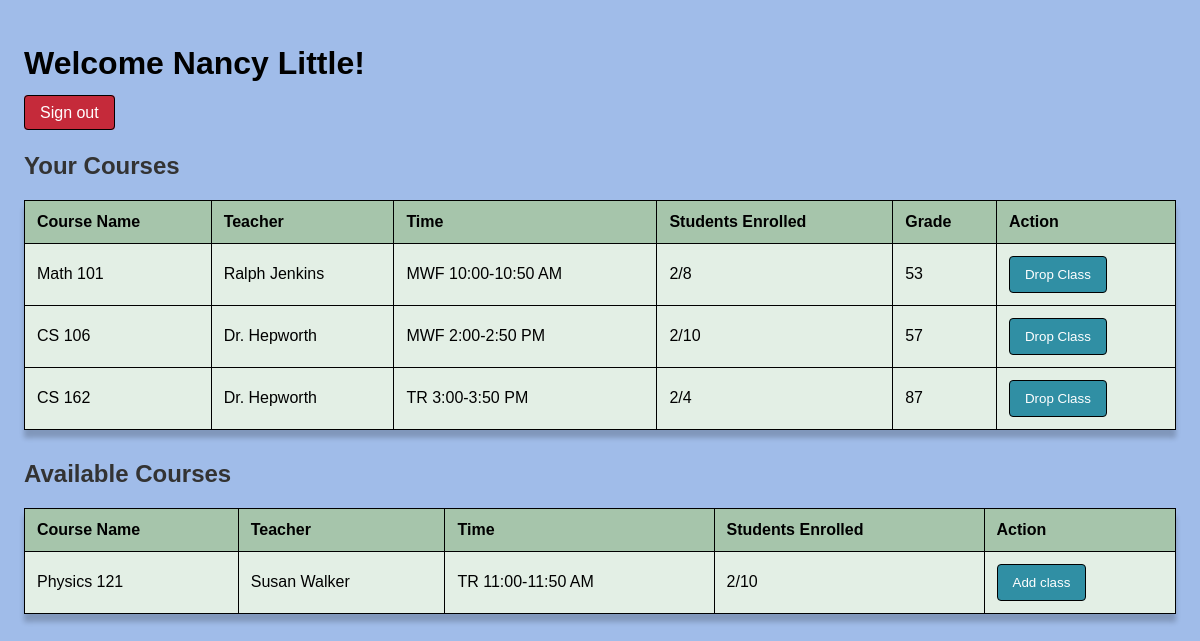
/dashboard (signed in), run on the app's committed database.
### app.py (models this page shows, shortened)
class User(UserMixin, db.Model):
    id = db.Column(db.Integer, primary_key=True)
    username = db.Column(db.String(80), unique=True, nullable=False)
    password = db.Column(db.String(120), nullable=False)  # Remember we removed password_hash
    role = db.Column(db.String(20), nullable=False)
    display_name = db.Column(db.String(100))

class Enrollment(db.Model):
    id = db.Column(db.Integer, primary_key=True)
    student_id = db.Column(db.Integer, db.ForeignKey('user.id'), nullable=False)
    course_id = db.Column(db.Integer, db.ForeignKey('course.id'), nullable=False)
    grade = db.Column(db.Integer, nullable=True)
    student = db.relationship('User', backref='enrollments')
    course = db.relationship('Course', backref='enrollments')

class Course(db.Model):
    id = db.Column(db.Integer, primary_key=True)
    name = db.Column(db.String(100), nullable=False)
    teacher_id = db.Column(db.Integer, db.ForeignKey('user.id'), nullable=False)
    time = db.Column(db.String(50), nullable=False)
    capacity = db.Column(db.Integer, nullable=False)
    teacher = db.relationship('User', backref='courses')

### app.py (the view)
@app.route('/dashboard')
@login_required
def dashboard():
    if current_user.role == 'student':
        enrollments = Enrollment.query.filter_by(student_id=current_user.id).all()
        courses = Course.query.all()
        return render_template('student_dashboard.html', enrollments=enrollments, courses=courses)
    elif current_user.role == 'teacher':
        courses = Course.query.filter_by(teacher_id=current_user.id).all()
        return render_template('teacher_dashboard.html', courses=courses)
    return redirect(url_for('admin.index'))

### app.py (called while the page is built)
@login_manager.user_loader
def load_user(user_id):
    return User.query.get(int(user_id))

### templates/student_dashboard.html (shortened to what this page needs)
<!DOCTYPE html>
<html>
  <head>
    <link
      rel="stylesheet"
      href="{{ url_for('static', filename='style.css') }}"
    />
  </head>
  <body>
    <div class="dashboard-header">
      <h1>Welcome {{ current_user.display_name }}!</h1>
      <a href="{{ url_for('logout') }}" class="btn">Sign out</a>
    </div>
    <div class="section courses">
      <h2>Your Courses</h2>
      <table>
        <thead>
          <tr>
            <th>Course Name</th>
            <th>Teacher</th>
            <th>Time</th>
            <th>Students Enrolled</th>
            <th>Grade</th>
            <th>Action</th>
          </tr>
        </thead>
        <tbody>
          {% for enrollment in enrollments %}
          <tr>
            <td>{{ enrollment.course.name }}</td>
            <td>{{ enrollment.course.teacher.display_name }}</td>
            <td>{{ enrollment.course.time }}</td>
            <td>
              {{ enrollment.course.enrollments|length }}/{{
              enrollment.course.capacity }}
            </td>
            <td>{{ enrollment.grade if enrollment.grade else 'N/A' }}</td>
            <td>
              <form
                action="{{ url_for('drop_class', enrollment_id=enrollment.id) }}"
                method="post"
              >
                <button type="submit">Drop Class</button>
              </form>
            </td>
          </tr>
          {% endfor %}
        </tbody>
      </table>
      <h2>Available Courses</h2>
      <table>
        <thead>
          <tr>
            <th>Course Name</th>
            <th>Teacher</th>
            <th>Time</th>
            <th>Students Enrolled</th>
            <th>Action</th>
          </tr>
        </thead>
        <tbody>
          {% for course in courses %} {% if course.id not in
          enrollments|map(attribute='course_id')|list %}
          <tr>
            <td>{{ course.name }}</td>
            <td>{{ course.teacher.display_name }}</td>
            <td>{{ course.time }}</td>
            <td>{{ course.enrollments|length }}/{{ course.capacity }}</td>
            <td>
              {% if course.enrollments|length < course.capacity %}
              <form
                action="{{ url_for('enroll', course_id=course.id) }}"
                method="POST"
              >
                <button type="submit" class="btn-enroll">Add class</button>
              </form>
              {% else %}
              <span class="full">Full</span>
              {% endif %}
            </td>
          </tr>
          {% endif %} {% endfor %}
        </tbody>
      </table>
    </div>
  </body>
</html>

### static/style.css (style rules this page uses)
body { font-family: Georgia, sans-serif; margin: 0; padding: 2%; background-color: #a0bce9; }
button { background-color: #308fa4; color: white; padding: 10px 15px; border: none; border-radius: 4px; cursor: pointer; border: 1px solid black; }
.btn { text-decoration: none; color: white; background-color: #c52a3a; padding: 8px 15px; border-radius: 4px; border: 1px solid black; font-family: Georgia, sans-serif; }
table { width: 100%; border-collapse: collapse; margin-bottom: 30px; background-color: white; box-shadow: 0 8px 5px rgba(0, 0, 0, 0.2); border: 1px solid black; }
th, td { padding: 12px; text-align: left; border-bottom: 1px solid #ddd; border: 1px solid black; }
th { background-color: #a6c5ab; font-weight: bold; }
td { background-color: #e3efe5; }
h2 { color: #333; margin-top: 30px; margin-bottom: 20px; }

### data on the page
User: display_name "Nancy Little"
Enrollment: course.name "Math 101", course.teacher.display_name "Ralph Jenkins", course.time "MWF 10:00-10:50 AM", course.enrollments|length "2", course.capacity "8", grade "53"
Enrollment: course.name "CS 106", course.teacher.display_name "Dr. Hepworth", course.time "MWF 2:00-2:50 PM", course.enrollments|length "2", course.capacity "10", grade "57"
Enrollment: course.name "CS 162", course.teacher.display_name "Dr. Hepworth", course.time "TR 3:00-3:50 PM", course.enrollments|length "2", course.capacity "4", grade "87"
Course: name "Physics 121", teacher.display_name "Susan Walker", time "TR 11:00-11:50 AM", enrollments|length "2", capacity "10"
